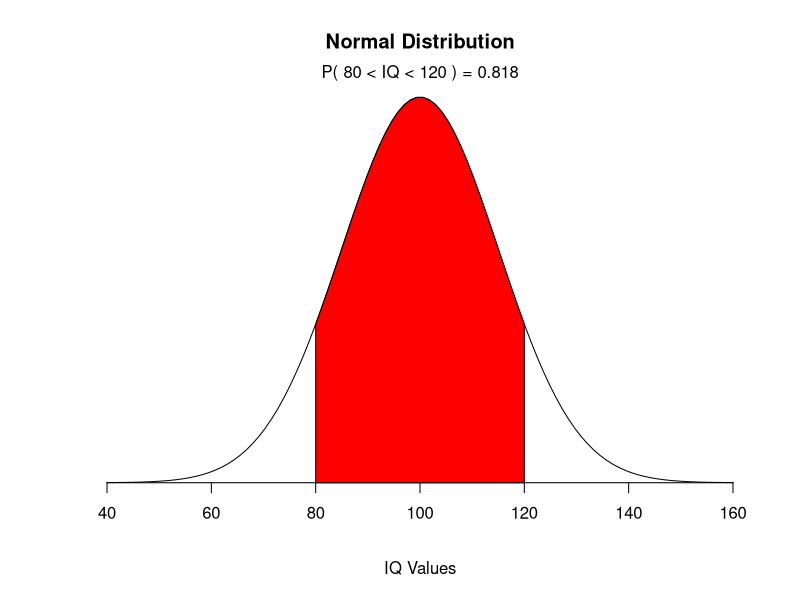

Write R code to recreate this figure.
# 17 para todos 
#3 7 11 15 fazer da lista 


mean=100; sd=15
lb=80; ub=120

x <- seq(-4,4,length=100)*sd + mean
hx <- dnorm(x,mean,sd)

plot(x, hx, type="n", xlab="IQ Values", ylab="",
     main="Normal Distribution", axes=FALSE)

i <- x >= lb & x <= ub
lines(x, hx)
polygon(c(lb,x[i],ub), c(0,hx[i],0), col="red") 

area <- pnorm(ub, mean, sd) - pnorm(lb, mean, sd)
result <- paste("P(",lb,"< IQ <",ub,") =",
                signif(area, digits=3))
mtext(result,3)
axis(1, at=seq(40, 160, 20), pos=0)

